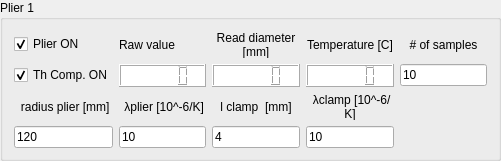
   <widget class="QGroupBox" name="groupBox">
    <property name="geometry">
     <rect>
      <x>10</x>
      <y>30</y>
      <width>501</width>
      <height>161</height>
     </rect>
    </property>
    <property name="title">
     <string>Plier 1</string>
    </property>
    <layout class="QGridLayout" name="gridLayout">
     <item row="0" column="4">
      <widget class="QLabel" name="label_4">
       <property name="text">
        <string>Temperature [C]</string>
       </property>
       <property name="alignment">
        <set>Qt::AlignmentFlag::AlignCenter</set>
       </property>
       <property name="wordWrap">
        <bool>true</bool>
       </property>
      </widget>
     </item>
     <item row="2" column="4">
      <widget class="QLabel" name="label_7">
       <property name="text">
        <string> λclamp [10^-6/K]</string>
       </property>
       <property name="alignment">
        <set>Qt::AlignmentFlag::AlignCenter</set>
       </property>
       <property name="wordWrap">
        <bool>true</bool>
       </property>
      </widget>
     </item>
     <item row="0" column="1">
      <widget class="QLabel" name="label">
       <property name="text">
        <string>Raw value</string>
       </property>
      </widget>
     </item>
     <item row="3" column="1">
      <widget class="QLineEdit" name="lineEditLambdaPinza_1">
       <property name="text">
        <string>10</string>
       </property>
      </widget>
     </item>
     <item row="1" column="4">
      <widget class="QLCDNumber" name="lcdPinzaTemp_1">
       <property name="font">
        <font>
         <bold>true</bold>
         <stylestrategy>NoAntialias</stylestrategy>
        </font>
       </property>
       <property name="styleSheet">
        <string notr="true">background-color: rgb(255, 255, 255);
color: rgb(0, 0, 0);</string>
       </property>
      </widget>
     </item>
     <item row="3" column="4">
      <widget class="QLineEdit" name="lineEditLambdaGancio_1">
       <property name="text">
        <string>10</string>
       </property>
      </widget>
     </item>
     <item row="0" column="0">
      <widget class="QCheckBox" name="checkONPinza_1">
       <property name="text">
        <string>Plier ON</string>
       </property>
       <property name="checked">
        <bool>true</bool>
       </property>
      </widget>
     </item>
     <item row="1" column="3">
      <widget class="QLCDNumber" name="lcdPinzamm_1">
       <property name="font">
        <font>
         <bold>true</bold>
         <stylestrategy>NoAntialias</stylestrategy>
        </font>
       </property>
       <property name="styleSheet">
        <string notr="true">background-color: rgb(255, 255, 255);
color: rgb(0, 0, 0);</string>
       </property>
      </widget>
     </item>
     <item row="3" column="3">
      <widget class="QLineEdit" name="lineEditRaggioGancio_1">
       <property name="autoFillBackground">
        <bool>false</bool>
       </property>
       <property name="text">
        <string>4</string>
       </property>
      </widget>
     </item>
     <item row="2" column="0">
      <widget class="QLabel" name="label_6">
       <property name="text">
        <string> radius plier [mm]</string>
       </property>
       <property name="alignment">
        <set>Qt::AlignmentFlag::AlignCenter</set>
       </property>
       <property name="wordWrap">
        <bool>true</bool>
       </property>
      </widget>
     </item>
     <item row="1" column="0">
      <widget class="QCheckBox" name="checkThermalPinza_1">
       <property name="text">
        <string>Th Comp. ON</string>
       </property>
       <property name="checked">
        <bool>true</bool>
       </property>
      </widget>
     </item>
     <item row="3" column="0">
      <widget class="QLineEdit" name="lineEditRaggioPinza_1">
       <property name="autoFillBackground">
        <bool>false</bool>
       </property>
       <property name="text">
        <string>120</string>
       </property>
      </widget>
     </item>
     <item row="1" column="1">
      <widget class="QLCDNumber" name="lcdPinzaRaw_1">
       <property name="enabled">
        <bool>true</bool>
       </property>
       <property name="palette">
        <palette>
         <active>
          <colorrole role="WindowText">
           <brush brushstyle="SolidPattern">
            <color alpha="255">
             <red>0</red>
             <green>0</green>
             <blue>0</blue>
            </color>
           </brush>
          </colorrole>
          <colorrole role="Button">
           <brush brushstyle="SolidPattern">
            <color alpha="255">
             <red>255</red>
             <green>255</green>
             <blue>255</blue>
            </color>
           </brush>
          </colorrole>
          <colorrole role="Text">
           <brush brushstyle="SolidPattern">
            <color alpha="255">
             <red>0</red>
             <green>0</green>
             <blue>0</blue>
            </color>
           </brush>
          </colorrole>
          <colorrole role="ButtonText">
           <brush brushstyle="SolidPattern">
            <color alpha="255">
             <red>0</red>
             <green>0</green>
             <blue>0</blue>
            </color>
           </brush>
          </colorrole>
          <colorrole role="Base">
           <brush brushstyle="SolidPattern">
            <color alpha="255">
             <red>255</red>
             <green>255</green>
             <blue>255</blue>
            </color>
           </brush>
          </colorrole>
          <colorrole role="Window">
           <brush brushstyle="SolidPattern">
            <color alpha="255">
             <red>255</red>
             <green>255</green>
             <blue>255</blue>
            </color>
           </brush>
          </colorrole>
          <colorrole role="PlaceholderText">
           <brush brushstyle="SolidPattern">
            <color alpha="128">
             <red>0</red>
             <green>0</green>
             <blue>0</blue>
            </color>
           </brush>
          </colorrole>
         </active>
         <inactive>
          <colorrole role="WindowText">
           <brush brushstyle="SolidPattern">
            <color alpha="255">
             <red>0</red>
             <green>0</green>
             <blue>0</blue>
            </color>
           </brush>
          </colorrole>
          <colorrole role="Button">
           <brush brushstyle="SolidPattern">
            <color alpha="255">
             <red>255</red>
             <green>255</green>
             <blue>255</blue>
            </color>
           </brush>
          </colorrole>
          <colorrole role="Text">
           <brush brushstyle="SolidPattern">
            <color alpha="255">
             <red>0</red>
             <green>0</green>
             <blue>0</blue>
            </color>
           </brush>
          </colorrole>
          <colorrole role="ButtonText">
           <brush brushstyle="SolidPattern">
            <color alpha="255">
             <red>0</red>
             <green>0</green>
             <blue>0</blue>
            </color>
           </brush>
          </colorrole>
          <colorrole role="Base">
           <brush brushstyle="SolidPattern">
            <color alpha="255">
             <red>255</red>
             <green>255</green>
             <blue>255</blue>
            </color>
           </brush>
          </colorrole>
          <colorrole role="Window">
           <brush brushstyle="SolidPattern">
            <color alpha="255">
             <red>255</red>
             <green>255</green>
             <blue>255</blue>
            </color>
           </brush>
          </colorrole>
          <colorrole role="PlaceholderText">
           <brush brushstyle="SolidPattern">
            <color alpha="128">
             <red>0</red>
             <green>0</green>
             <blue>0</blue>
            </color>
           </brush>
          </colorrole>
         </inactive>
         <disabled>
          <colorrole role="WindowText">
           <brush brushstyle="SolidPattern">
            <color alpha="255">
             <red>0</red>
             <green>0</green>
             <blue>0</blue>
            </color>
           </brush>
          </colorrole>
          <colorrole role="Button">
           <brush brushstyle="SolidPattern">
            <color alpha="255">
             <red>255</red>
             <green>255</green>
             <blue>255</blue>
            </color>
           </brush>
          </colorrole>
          <colorrole role="Text">
           <brush brushstyle="SolidPattern">
            <color alpha="255">
             <red>0</red>
             <green>0</green>
             <blue>0</blue>
            </color>
           </brush>
          </colorrole>
          <colorrole role="ButtonText">
           <brush brushstyle="SolidPattern">
            <color alpha="255">
             <red>0</red>
             <green>0</green>
             <blue>0</blue>
            </color>
           </brush>
          </colorrole>
          <colorrole role="Base">
           <brush brushstyle="SolidPattern">
            <color alpha="255">
             <red>255</red>
             <green>255</green>
             <blue>255</blue>
            </color>
           </brush>
          </colorrole>
          <colorrole role="Window">
           <brush brushstyle="SolidPattern">
            <color alpha="255">
             <red>255</red>
             <green>255</green>
             <blue>255</blue>
            </color>
           </brush>
          </colorrole>
          <colorrole role="PlaceholderText">
           <brush brushstyle="SolidPattern">
            <color alpha="128">
             <red>0</red>
             <green>0</green>
             <blue>0</blue>
            </color>
           </brush>
          </colorrole>
         </disabled>
        </palette>
       </property>
       <property name="font">
        <font>
         <bold>true</bold>
         <stylestrategy>NoAntialias</stylestrategy>
        </font>
       </property>
       <property name="autoFillBackground">
        <bool>false</bool>
       </property>
       <property name="styleSheet">
        <string notr="true">background-color: rgb(255, 255, 255);
color: rgb(0, 0, 0);</string>
       </property>
       <property name="frameShadow">
        <enum>QFrame::Shadow::Raised</enum>
       </property>
       <property name="smallDecimalPoint">
        <bool>false</bool>
       </property>
      </widget>
     </item>
     <item row="2" column="3">
      <widget class="QLabel" name="label_8">
       <property name="text">
        <string>l clamp  [mm]</string>
       </property>
       <property name="alignment">
        <set>Qt::AlignmentFlag::AlignCenter</set>
       </property>
       <property name="wordWrap">
        <bool>true</bool>
       </property>
      </widget>
     </item>
     <item row="0" column="3">
      <widget class="QLabel" name="label_3">
       <property name="text">
        <string>Read diameter [mm]</string>
       </property>
       <property name="textFormat">
        <enum>Qt::TextFormat::PlainText</enum>
       </property>
       <property name="scaledContents">
        <bool>true</bool>
       </property>
       <property name="alignment">
        <set>Qt::AlignmentFlag::AlignCenter</set>
       </property>
       <property name="wordWrap">
        <bool>true</bool>
       </property>
      </widget>
     </item>
     <item row="2" column="1">
      <widget class="QLabel" name="label_5">
       <property name="text">
        <string> λplier [10^-6/K]</string>
       </property>
       <property name="alignment">
        <set>Qt::AlignmentFlag::AlignCenter</set>
       </property>
       <property name="wordWrap">
        <bool>true</bool>
       </property>
      </widget>
     </item>
     <item row="1" column="5">
      <widget class="QLineEdit" name="lineEditSamplesPerMean_1">
       <property name="text">
        <string>10</string>
       </property>
      </widget>
     </item>
     <item row="0" column="5">
      <widget class="QLabel" name="label_9">
       <property name="text">
        <string># of samples</string>
       </property>
       <property name="alignment">
        <set>Qt::AlignmentFlag::AlignCenter</set>
       </property>
       <property name="wordWrap">
        <bool>true</bool>
       </property>
      </widget>
     </item>
    </layout>
   </widget>
